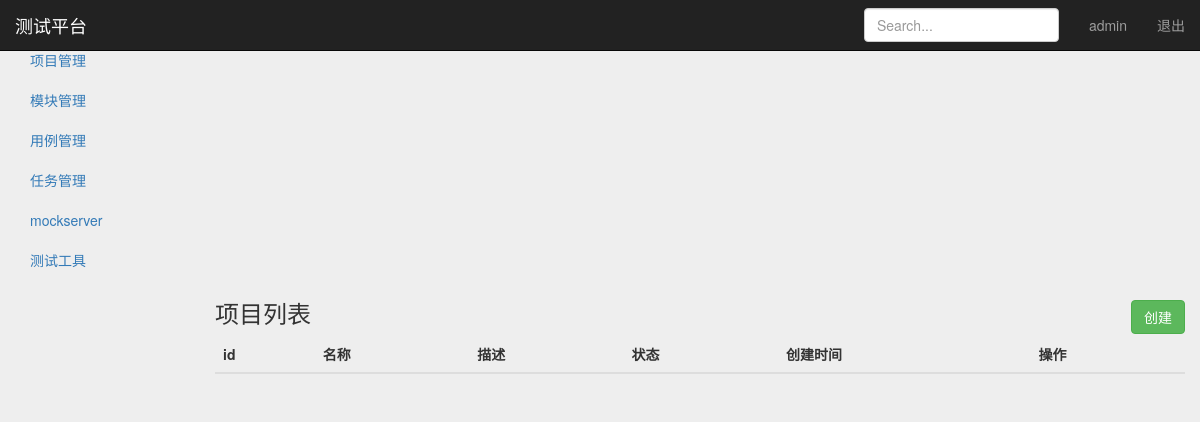
Before: /manage/project_manage/ (signed in) with the older database file.
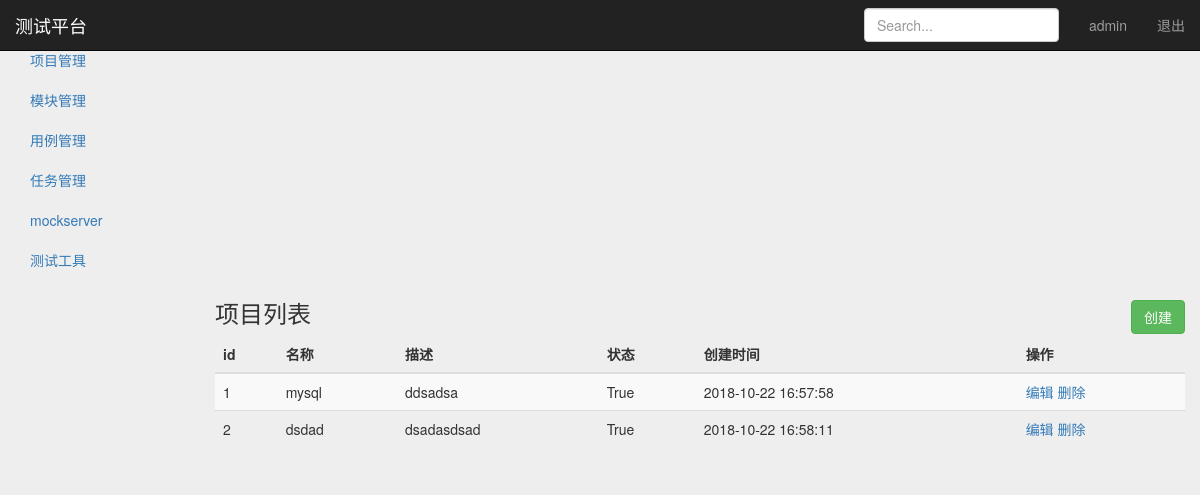
After: the same page with the newer database file.
### project_app/models.py (models this page shows, shortened)
class Project(models.Model):
	name = models.CharField('名称', max_length=100, blank=False, default="")
	describe = models.TextField('描述', default="")
	status = models.BooleanField('状态', default=True)
	create_time = models.DateTimeField('创建时间', auto_now=True)

### project_app/views/project_views.py (the view)
# urls.py: path('project_manage/', project_views.project_manage),
@login_required
def project_manage(request):
	"""判断用户是否登录"""
	username = request.session.get('user', '')
	project_list = Project.objects.all()
	context = {
		"projects": project_list,
		"user": username,
		"type": "list",
	}
	return render(request, "project_manage.html", context=context)

### templates/project_manage.html (shortened to what this page needs)
{% extends "base.html" %}
{% block content %}
    <nav class="navbar navbar-inverse navbar-fixed-top">
        <div class="container-fluid">
            <div class="navbar-header">
                <a class="navbar-brand" href="#">测试平台</a>
            </div>
            <div id="navbar" class="navbar-collapse collapse">
                <ul class="nav navbar-nav navbar-right">
                    <li><a href="#">{{ user }}</a></li>
                    <li><a href="/logout/">退出</a></li>
                </ul>
                <form class="navbar-form navbar-right">
                    <input type="text" class="form-control" placeholder="Search...">
                </form>
            </div>
        </div>
    </nav>
    <div class="container-fluid">
        <div class="row">
            <div class="col-sm-3 col-md-2 sidebar">
                <ul class="nav nav-sidebar">
                    <li class="active"><a href="#">项目管理</a></li>
                    <li><a href="/manage/module_manage/">模块管理</a></li>
                </ul>
                <ul class="nav nav-sidebar">
                    <li><a href="">用例管理</a></li>
                    <li><a href="">任务管理</a></li>
                </ul>
                <ul class="nav nav-sidebar">
                    <li><a href="">mockserver</a></li>
                    <li><a href="">测试工具</a></li>
                </ul>
            </div>
            {% if type == 'list'%}
            <div class="col-sm-9 col-sm-offset-3 col-md-10 col-md-offset-2 main">
                <h3 class="sub-header" >项目列表
                    <button type="button" class="btn btn-success"
                    style="float: right;"
                    onclick="window.location.href='/manage/add_project/'">创建</button>
                </h3>
                <div class="table-responsive">
                    <table class="table table-striped">
                        <thead>
                            <tr>
                                <th>id</th>
                                <th>名称</th>
                                <th>描述</th>
                                <th>状态</th>
                                <th>创建时间</th>
                                <th>操作</th>
                            </tr>
                        </thead>
                        <tbody>
                            {% for project in projects %}
                            <tr>
                                <td>{{ project.id }}</td>
                                <td>{{ project.name }}</td>
                                <td>{{ project.describe }}</td>
                                <td>{{ project.status }}</td>
                                <td>{{ project.create_time | date:"Y-m-d H:i:s" }}</td>
                                <td>
	                                <a href="/manage/edit_project/{{ project.id }}/">编辑</a>
	                                <a href="/manage/delete_project/{{ project.id }}/">删除</a>
                                </td>
                            </tr>
                            {% endfor %}
                        </tbody>
                    </table>
                </div>
            </div>
            {% endif %}
        </div>
    </div>
{% endblock %}

Changed rows visible on the page:
added Project: id "1", name "mysql", describe "ddsadsa", status "True", create_time "2018-10-22 16:57:58"
added Project: id "2", name "dsdad", describe "dsadasdsad", status "True", create_time "2018-10-22 16:58:11"
